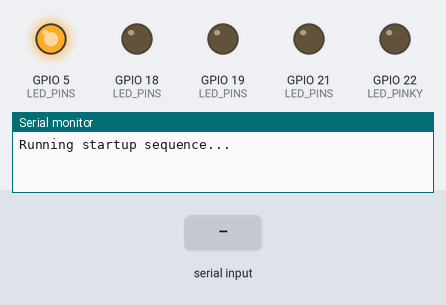
The sketch below on a simulated ESP32. Parts: output pins drawn as LEDs (lit = HIGH), the last lines printed to the serial monitor. The test bench sets the inputs (shaded band).

Above: at 0.1 s.
At 0.6 s:
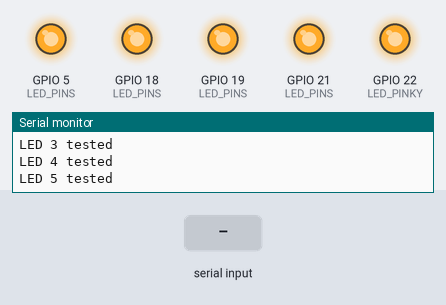
At 1.9 s:
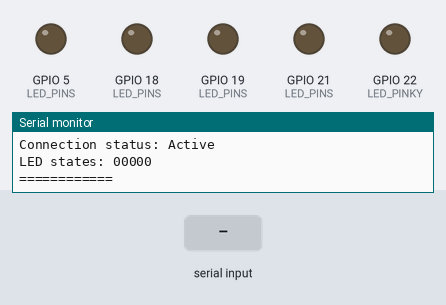
2.0 s: "1\n" received over Serial
Timing chart, 0 to 5.0 s (numbered marks = the images above; inputs shaded):
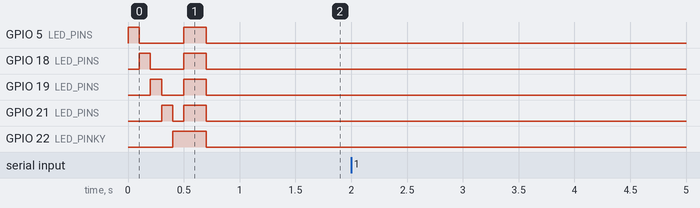

The sketch:

led_control.ino
```cpp
#include <Arduino.h>

// Pin definitions for LEDs
#define LED_THUMB  5   // GPIO 5  - Thumb
#define LED_INDEX  18  // GPIO 18 - Index finger
#define LED_MIDDLE 19  // GPIO 19 - Middle finger
#define LED_RING   21  // GPIO 21 - Ring finger
#define LED_PINKY  22  // GPIO 22 - Pinky finger

// Array of LED pins for easier iteration
const int LED_PINS[] = {LED_THUMB, LED_INDEX, LED_MIDDLE, LED_RING, LED_PINKY};
const int NUM_LEDS = 5;

// Buffer for incoming serial data
const int BUFFER_SIZE = 32;
char serialBuffer[BUFFER_SIZE];
int bufferIndex = 0;

// Timer for connection monitoring
unsigned long lastMessageTime = 0;
const unsigned long CONNECTION_TIMEOUT = 5000; // 5 seconds
bool connectionTimedOut = false;

// Statistics
unsigned long messagesReceived = 0;
unsigned long errorCount = 0;

void setup() {
  // Initialize serial communication with a higher timeout
  Serial.begin(115200);
  Serial.setTimeout(50);  // 50ms timeout for serial operations

  // Configure LED pins as outputs
  for (int i = 0; i < NUM_LEDS; i++) {
    pinMode(LED_PINS[i], OUTPUT);
    digitalWrite(LED_PINS[i], LOW);  // Start with all LEDs off
  }

  // Signal ready state with LED sequence
  startupSequence();

  // Print initialization message
  Serial.println("ESP32 LED Control Ready");
  printStatus();
}

void loop() {
  // Check for incoming serial data
  while (Serial.available() > 0) {
    char c = Serial.read();

    // Process on newline
    if (c == '\n' || c == '\r') {
      if (bufferIndex > 0) {  // Only process non-empty messages
        // Null terminate the string
        serialBuffer[bufferIndex] = '\0';

        // Process the complete message
        processMessage(serialBuffer);

        // Update last message time
        lastMessageTime = millis();
        connectionTimedOut = false;

        // Reset buffer
        bufferIndex = 0;
      }
    }
    // Add character to buffer if there's space
    else if (bufferIndex < BUFFER_SIZE - 1) {
      serialBuffer[bufferIndex++] = c;
    }
    // Buffer overflow protection
    else {
      Serial.println("Error: Buffer overflow");
      bufferIndex = 0;
      errorCount++;
    }
  }

  // Check for connection timeout
  if (!connectionTimedOut && millis() - lastMessageTime > CONNECTION_TIMEOUT) {
    Serial.println("Warning: Connection timed out");
    // Turn off all LEDs
    for (int i = 0; i < NUM_LEDS; i++) {
      digitalWrite(LED_PINS[i], LOW);
    }
    connectionTimedOut = true;
    printStatus();
  }
}

void processMessage(const char* message) {
  // Debug output
  Serial.print("Received: ");
  Serial.println(message);

  // Verify message length
  if (strlen(message) != 5) {
    Serial.print("Error: Invalid message length (");
    Serial.print(strlen(message));
    Serial.println(" chars)");
    errorCount++;
    return;
  }

  // Verify message format (only 0s and 1s)
  for (int i = 0; i < 5; i++) {
    if (message[i] != '0' && message[i] != '1') {
      Serial.print("Error: Invalid character at position ");
      Serial.print(i);
      Serial.print(": '");
      Serial.print(message[i]);
      Serial.println("'");
      errorCount++;
      return;
    }
  }

  // Update LED states
  for (int i = 0; i < 5; i++) {
    digitalWrite(LED_PINS[i], message[i] == '1' ? HIGH : LOW);
  }

  // Increment message counter
  messagesReceived++;

  // Send confirmation with current state
  Serial.print("OK: LEDs updated [");
  for (int i = 0; i < 5; i++) {
    Serial.print(digitalRead(LED_PINS[i]) == HIGH ? "1" : "0");
  }
  Serial.println("]");

  // Periodically print status
  if (messagesReceived % 100 == 0) {
    printStatus();
  }
}

void startupSequence() {
  Serial.println("Running startup sequence...");

  // Light up LEDs in sequence
  for (int i = 0; i < NUM_LEDS; i++) {
    digitalWrite(LED_PINS[i], HIGH);
    delay(100);
    digitalWrite(LED_PINS[i], LOW);
    Serial.print("LED ");
    Serial.print(i + 1);
    Serial.println(" tested");
  }

  // Light up all LEDs briefly
  for (int i = 0; i < NUM_LEDS; i++) {
    digitalWrite(LED_PINS[i], HIGH);
  }
  delay(200);

  // Turn off all LEDs
  for (int i = 0; i < NUM_LEDS; i++) {
    digitalWrite(LED_PINS[i], LOW);
  }

  Serial.println("Startup sequence complete");
}

void printStatus() {
  Serial.println("\n=== Status ===");
  Serial.print("Messages received: ");
  Serial.println(messagesReceived);
  Serial.print("Errors: ");
  Serial.println(errorCount);
  Serial.print("Connection status: ");
  Serial.println(connectionTimedOut ? "Timed out" : "Active");

  Serial.print("LED states: ");
  for (int i = 0; i < NUM_LEDS; i++) {
    Serial.print(digitalRead(LED_PINS[i]) == HIGH ? "1" : "0");
  }
  Serial.println("\n============");
}

void checkLEDs() {
  Serial.println("\nTesting LEDs...");
  bool ledStatus[NUM_LEDS];
  bool hasError = false;

  // Check each LED
  for (int i = 0; i < NUM_LEDS; i++) {
    // Turn on LED
    digitalWrite(LED_PINS[i], HIGH);
    delay(10);  // Short delay for stability

    // Read pin state
    ledStatus[i] = digitalRead(LED_PINS[i]) == HIGH;

    // Turn off LED
    digitalWrite(LED_PINS[i], LOW);

    if (!ledStatus[i]) {
      hasError = true;
      Serial.print("Error: LED on pin ");
      Serial.print(LED_PINS[i]);
      Serial.println(" not responding");
    }
  }

  if (!hasError) {
    Serial.println("All LEDs functioning properly");
  }
}

void resetCommunication() {
  Serial.flush();  // Clear serial buffer
  bufferIndex = 0;  // Reset buffer index
  errorCount = 0;   // Reset error count
  messagesReceived = 0;  // Reset message counter

  // Turn off all LEDs
  for (int i = 0; i < NUM_LEDS; i++) {
    digitalWrite(LED_PINS[i], LOW);
  }

  Serial.println("Communication reset complete");
  printStatus();
}
```
